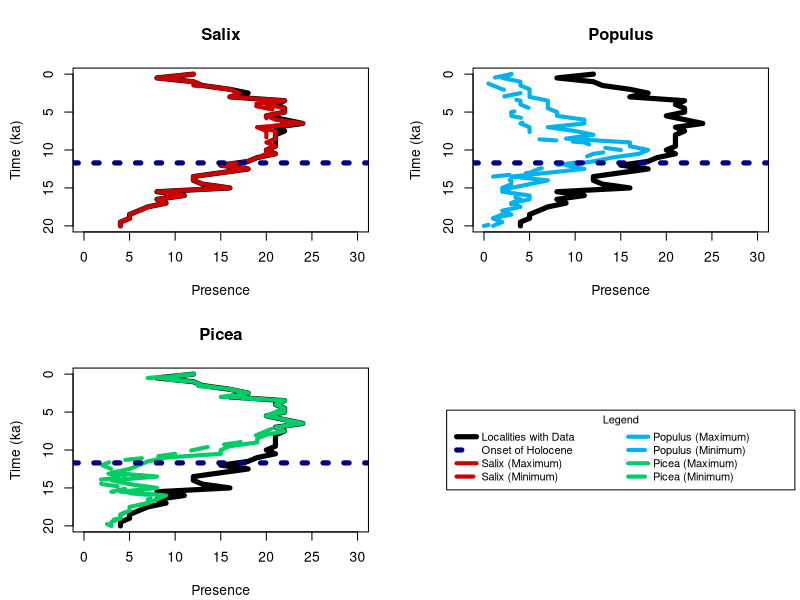
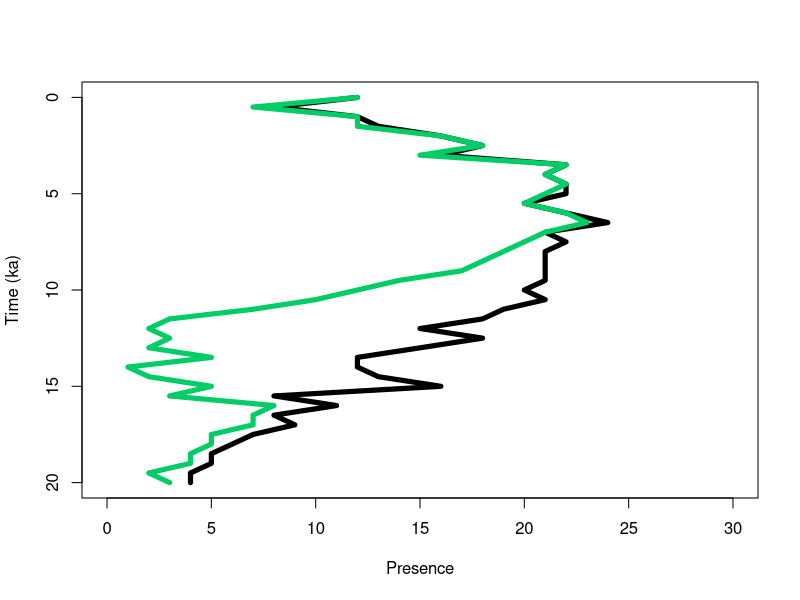
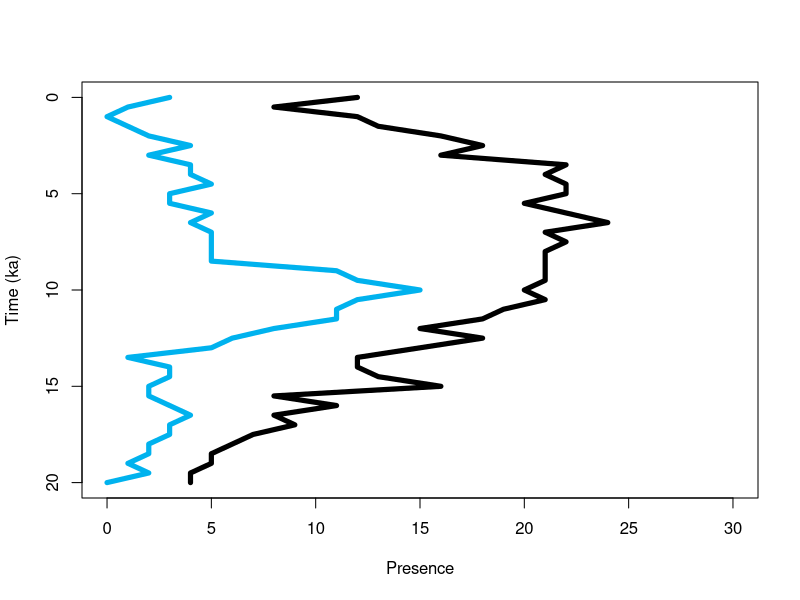

Recreate these plots in R, in order.
# import dataset and prepare for graphing
pollen <- read.csv("TempFiles/PresenceThroughTime.csv")
pollen$Time <- pollen$Time/1000


#####################################################################
############################## FIGURES ##############################
#####################################################################

# create function for summary plot
plotPollen <- function(taxonMin, taxonMax, taxon, color) {
  # create plot and plot data availability
  plot(pollen$AvailableData, pollen$Time, 
       ylim = rev(range(pollen$Time)), 
       xlim = c(0,30),
       type = "l", 
       lty = 1,
       lwd = 5,
       xlab = "Presence",
       ylab = "Time (ka)",
       main = taxon)
  
  # plot maximum taxon
  lines(taxonMax, pollen$Time,
        ylim =rev(range(pollen$Time)),
        type = "l",
        lty = 1,
        lwd = 4,
        col = color)
  
  # plot maximum taxon
  lines(taxonMin, pollen$Time,
        ylim =rev(range(pollen$Time)),
        type = "l",
        lty = 2,
        lwd = 4,
        col = color)
  abline(h=11.7, lty = 3, lwd = 5, col="navy")
}

# direct software to save as .svg to local directory
svg('Results/Figure3.svg', 
    width = 24,
    height = 24,
    pointsize = 40)

# set up graphical parameters
par(mfrow = c(2,2),
    mar = c(4.1, 4.4, 4.1, 1.9))

# call individual plots
plotPollen(pollen$SalixMin, pollen$SalixMax, "Salix", "red3")
plotPollen(pollen$PopulusMin, pollen$PopulusMax, "Populus", "deepskyblue2")
plotPollen(pollen$PiceaMin, pollen$PiceaMax, "Picea", "springgreen3")

# create legend
plot(NULL ,xaxt='n',yaxt='n',bty='n',ylab='',xlab='', xlim=0:1, ylim=0:1)
legend("center", legend=c("Localities with Data", "Onset of Holocene",
                          "Salix (Maximum)", "Salix (Minimum)", "Populus (Maximum)", "Populus (Minimum)",
                          "Picea (Maximum)", "Picea (Minimum)"),
       col=c("black", "navy", "red3", "red3", "deepskyblue2", "deepskyblue2",  "springgreen3", "springgreen3"), 
       lty=c(1,3,1,2,1,2,1,2),
       lwd=c(5,5,4,4,4,4,4,4),
       cex=0.8,
       pt.cex=1,
       x.intersp = 0.5,
       xpd=T,
       ncol=2,
       text.width = 0.5,
       title = "Legend")

# stop saving as .svg file
dev.off()

# create function individual plots for Figs. 4, S1-S2
indiv.plot <- function(taxon, color){
  plot(pollen$AvailableData, pollen$Time, 
       ylim = rev(range(pollen$Time)),
       xlim = c(0,30),
       type = "l", 
       lty = 1,
       lwd = 5,
       xlab = "Presence",
       ylab = "Time (ka)",
       pch = 14)
  lines(taxon, pollen$Time,
        ylim =rev(range(pollen$Time)),
        type = "l",
        lty = 1,
        lwd = 5,
        col = color)
}

# call functions
# Picea
svg('Results/PiceaIndividual.svg', 
    width = 10,
    height = 12,
    pointsize = 30)
indiv.plot(pollen$PiceaMin, "springgreen3")
dev.off()

# Populus
svg('Results/PopulusIndividual.svg', 
    width = 10,
    height = 12,
    pointsize = 30)
indiv.plot(pollen$PopulusMin, "deepskyblue2")
dev.off()

#####################################################################
#####################################################################
#####################################################################



#########################################################################
############################## CORRELATION ##############################
#########################################################################

# Salix maximum and minimum
cor.Salix <- cor.test(pollen$SalixMax, pollen$SalixMin, 
                method = "spearman")
cor.Salix # rho = 0.99, p < 2.2e-16

# Populus maximum and minimum
cor.Populus <- cor.test(pollen$PopulusMax, pollen$PopulusMin, 
                method = "spearman")
cor.Populus # rho = 0.90, p = 2.37e-15

# Picea maximum and minimum
cor.Picea <- cor.test(pollen$PiceaMax, pollen$PiceaMin, 
                       method = "spearman")
cor.Picea # rho = 0.98, p < 2.2e-16

#########################################################################
#########################################################################
#########################################################################



############################################################################################
############################## SIGNIFICANCE OF Picea PATTERN ##############################
############################################################################################

# create function for Monte Carlo simultation (with replacement)
monteCarlo <- function(entry, decline, duration, nit) {
  # set counters for simulation
  it = 1
  score = 0
  count = 0
  
  # enter loop
  for(it in 1:nit){
    
    # randomly resample incidence
    vec = floor(runif(nrow(pollen), min = 0, max = pollen$AvailableData + 1))
    indices_greater_than_entry = which(vec >= entry)
    
    # check if conditions are satisfied based on inputs
    if(length(indices_greater_than_entry) > 1){
      for(i in 1:length(indices_greater_than_entry)){
        count = 0
        if(i + 1 <= length(indices_greater_than_entry)){
          index_lower = indices_greater_than_entry[i]
          index_higher = indices_greater_than_entry[i + 1]
          for(j in index_lower:index_higher){
            if(vec[j] <= decline){
              count <- count + 1
            }
          }
          if(count >= duration) {
            
            # if conditions are satisfied, count as "success." Otherwise move on
            score = score + 1
            break
          }
        }
      }
    }
  }
  return(score)
}


# significance of going from >= 11 down to <= 5 for 7 time bins, then back up to >= 11
success <- monteCarlo(10, 7, 11, 100000)
p <- success/100000
p # p = 0.0007

############################################################################################
############################################################################################
############################################################################################
